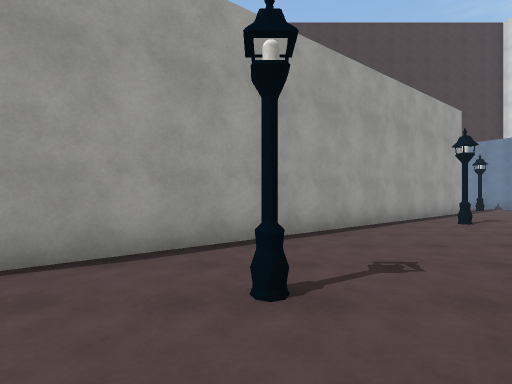
view 1 (above)

23 first-person views from a walk through a Unity game level. The camera is 1.5 m above the floor, looks level and sees 85° across. The floor is counted in squares, 2 m on a side. Each view is taken from the middle of a square. On the plan, view 1 faces up. The plan holds only what a view shows up to about 10 squares ahead; the rest is blank. The place goes on beyond the plan. The player character is not drawn. Some animated figures are left out. Surface patterns are stand-ins for the level's own textures.

view 2
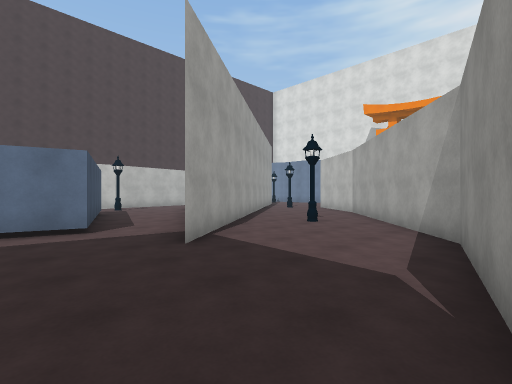

view 3
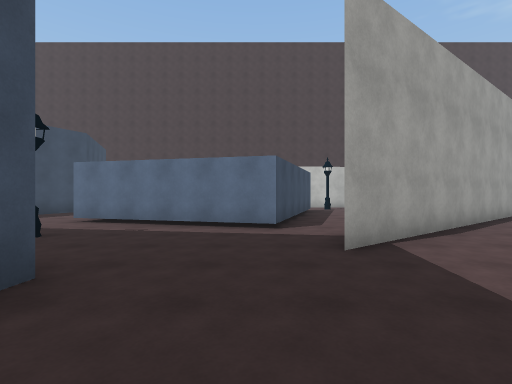

view 4
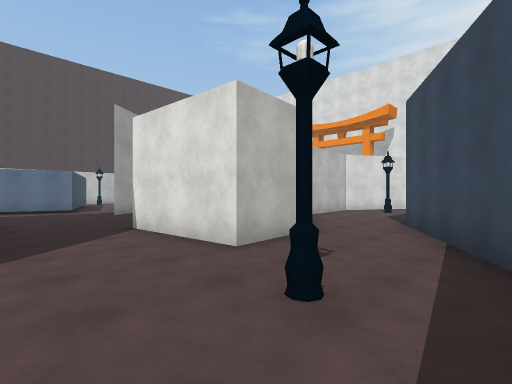

view 5
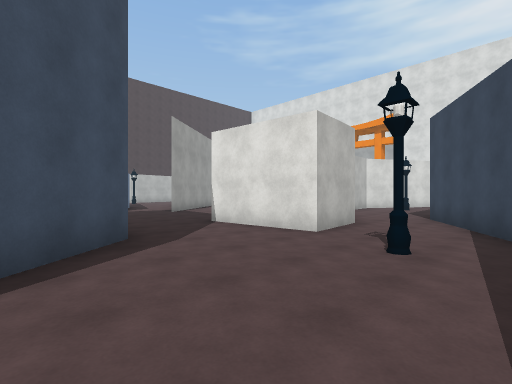

view 6
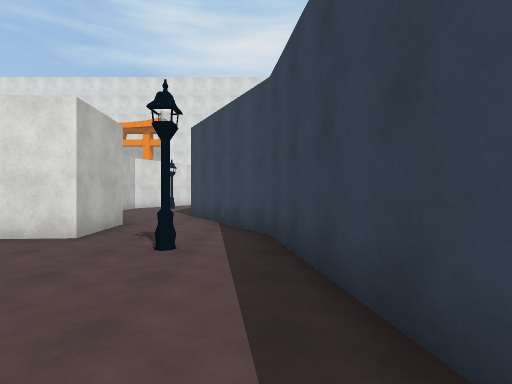

view 7
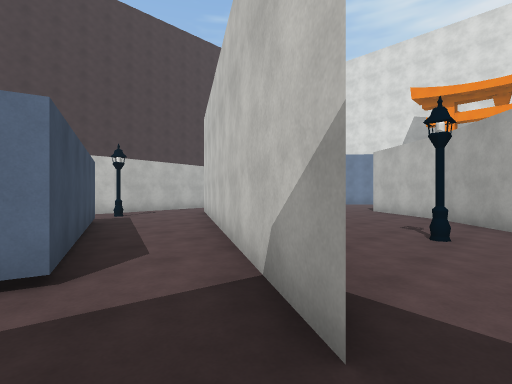

view 8
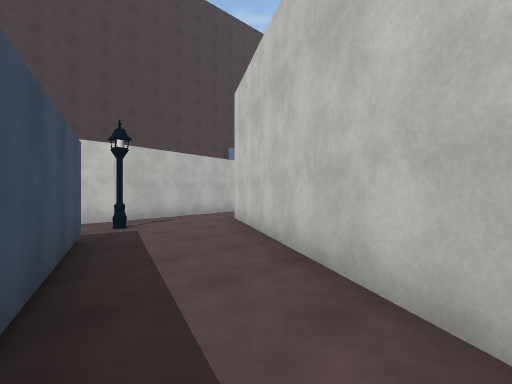

view 9
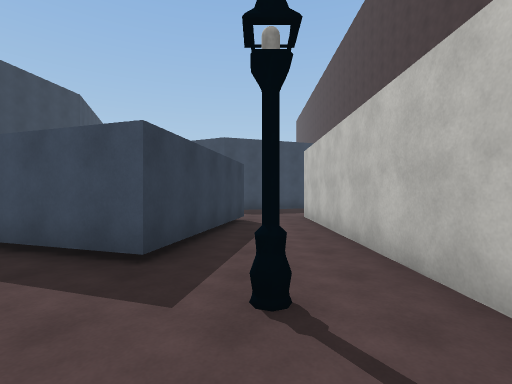

view 10
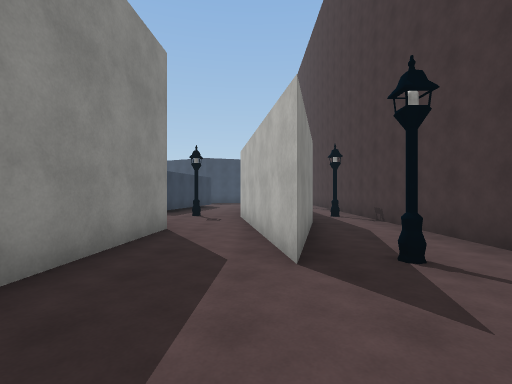

view 11
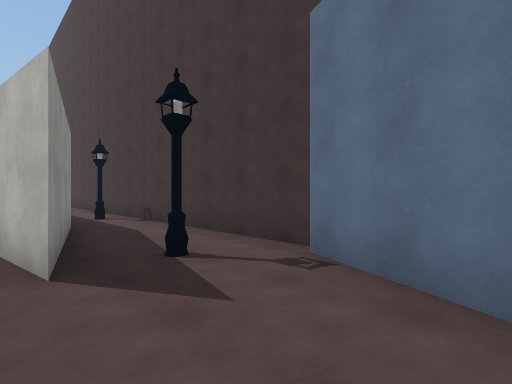

view 12
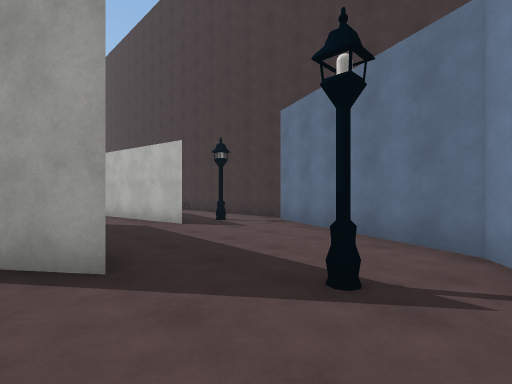

view 13
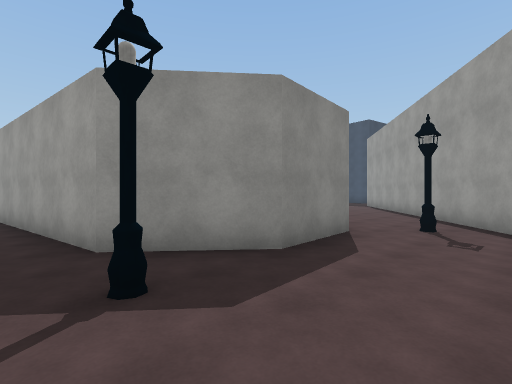

view 14
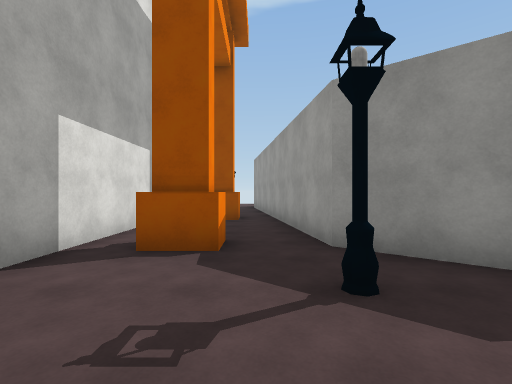

view 15
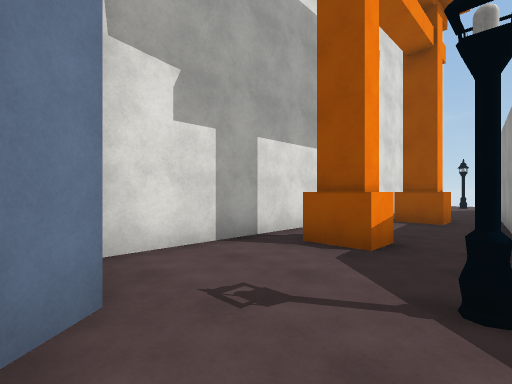

view 16
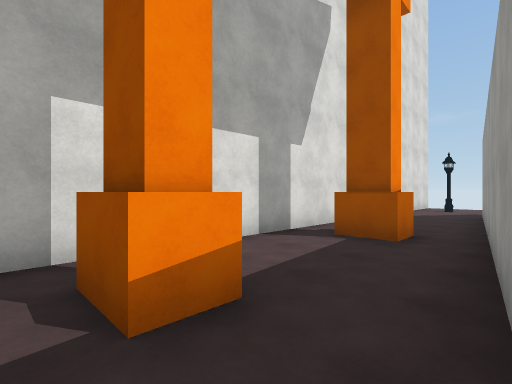

view 17
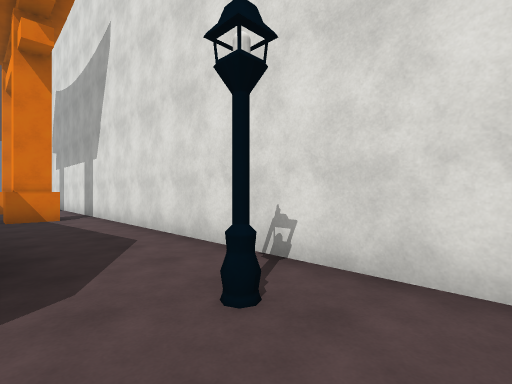

view 18
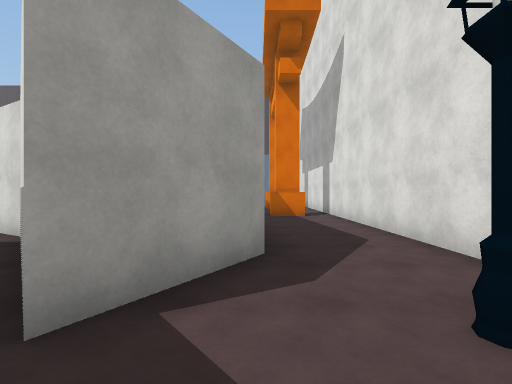

view 19
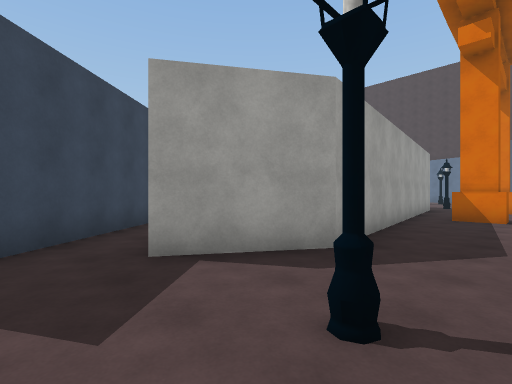

view 20
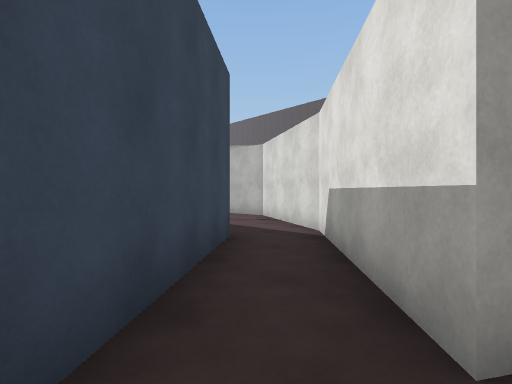

view 21
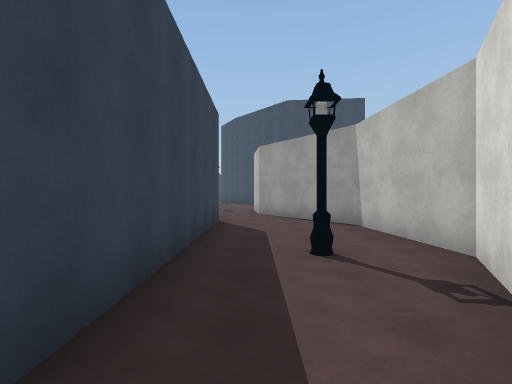

view 22
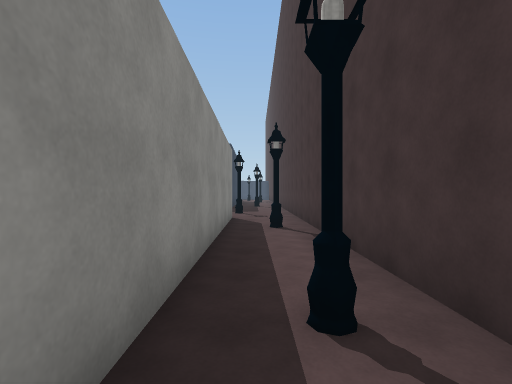

view 23
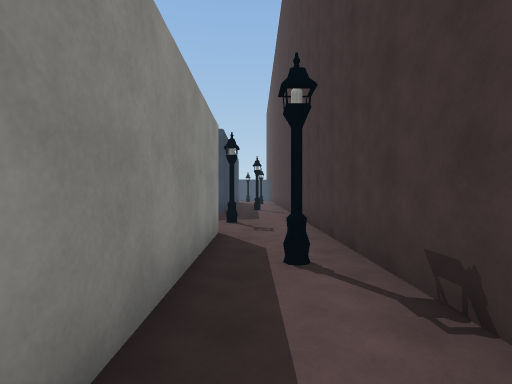

### Floor plan
Points are (right, up) in squares from view 1. A wall is a line through its corners. A room is listed if a view was taken in it or the views show most of it. See-through windows are left out.
Room 1 (views 1, 3, 7)
walls: (-4.1, -1.9) (-1, -1.2) (3.7, 2.7); (-4.6, 3.7) (-9.6, 5); (1.3, 5.5) (-3.9, 1.6) (-3, 3.1)
ways out: opening at (-5.5, -1.5) to room 2; opening at (-4, 3) to room 3; opening at (3, 4.7) to room 4
objects: streetlight (-9, 3); streetlight (0, 2)
Room 2 (views 2, 4, 5, 6)
walls: (-3.6, -5) (-4.5, -5.1) (-4.7, -2.1); (-7.3, -3.4) (-8.9, -4.8); (-8.1, -8.9) (-4.1, -8.2) (-2.4, -7.2)
ways out: opening at (-5.5, -1.5) to room 1; opening at (-3, -6)
objects: streetlight (-5, -7)
Room 3 (views 8, 9)
walls: (-7.5, 9.7) (-2.9, 8.8) (-4.6, 3.7); (-3, 3.1) (1.3, 10.2); (1.4, 12) (-1.5, 11.5) (-8.5, 11.5)
ways out: opening at (-4, 3) to room 1; opening at (2, 11) to room 4; opening at (-9, 12.5) to room 5
objects: streetlight (-2, 10)
Room 4 (views 10, 11, 12, 13, 14, 15, 16, 17, 18, 19, 20, 21)
walls: (11.5, 3.6) (11.5, 4.5) (12.6, 4.5); (12.1, 7.3) (11.6, 7.9); (5.9, 5.5) (8.1, 5.6) (9.9, 4.1) (11.1, -5.6) (9.8, -7.6) (7, -4.3); (11.5, 0.5) (12.5, 0.5) (12.5, -0.3) (11.5, -0.3) (11.5, 0.5); (7.3, 9.9) (1.3, 5.5); (3.9, 2.9) (5.4, 4.7); (9.9, 12.7) (9.6, 13.1) (4.9, 15); (4.1, 12.4) (1.4, 12); (1.3, 10.2) (4.8, 10); (6.3, -5.9) (8.8, -9); (13.5, -6.1) (13.5, 7); (13.5, -9) (13.5, -6.4)
ways out: opening at (3, 4.7) to room 1; opening at (2, 11) to room 3; opening at (5, 14) to room 5; opening at (7, -5)
objects: streetlight (5, 7); streetlight (9, 11); streetlight (10, 6); streetlight (12, -8)
Room 5 (views 22, 23)
walls: (0.4, 13.3) (4.1, 12.4); (-8.2, 13.3) (-0.6, 13.4); (4.9, 15.3) (-9.5, 15.3)
ways out: opening at (-9, 12.5) to room 3; opening at (5, 14) to room 4
objects: streetlight (-6, 14); streetlight (-2, 14); streetlight (4, 14)

Positions as (right, up) in squares from view 1, and headings:
1: (0, 0), facing up
2: (-6, -2), facing up-right
3: (-5, -2), facing up
4: (-7, -8), facing up-right
5: (-9, -8), facing up-right
6: (-9, -8), facing right
7: (-5, 1), facing up-right
8: (-4, 4), facing up-right
9: (0, 10), facing left
10: (7, 12), facing left
11: (7, 12), facing up-left
12: (10, 9), facing up-left
13: (11, 8), facing down-left
14: (11, 8), facing down
15: (10, 8), facing down-right
16: (10, 5), facing down-right
17: (11, -9), facing up-right
18: (11, -9), facing up
19: (13, -9), facing up-left
20: (10, -9), facing up-left
21: (7, -5), facing left
22: (0, 14), facing left
23: (-3, 14), facing left
